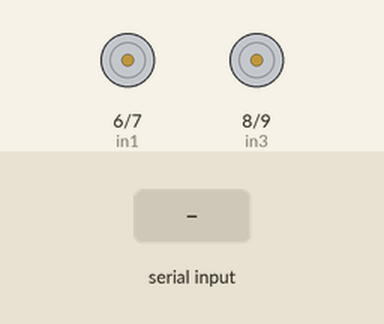
Recording of a sketch running on a simulated Arduino Uno, built with avr-gcc and run on an emulated ATmega328P. Shown: motor-driver pin pairs drawn as motors (green arrow = first pin HIGH = forward, orange = second pin HIGH = backward, longer = more drive, scaled by the enable pin). The inputs (shaded band) are chosen by the test bench.

Above: at 1.2 s.
1.3 s: "F" received over Serial
At 2.2 s:
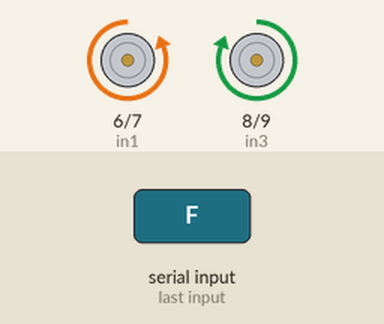
2.8 s: "B" received over Serial
At 3.3 s:
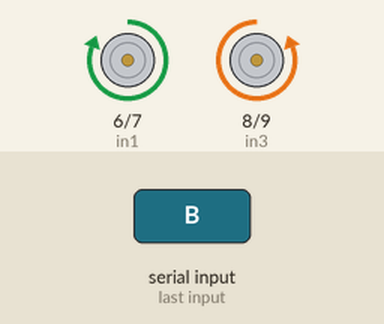
4.3 s: "L" received over Serial
At 5.5 s:
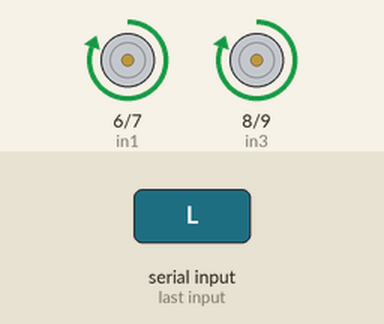
5.8 s: "R" received over Serial
At 6.8 s:
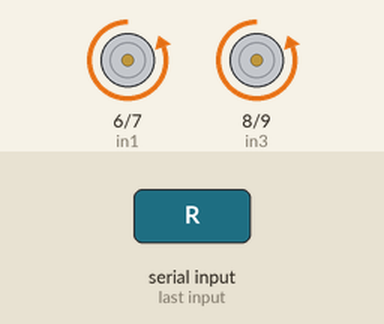
7.3 s: "G" received over Serial
At 7.9 s:
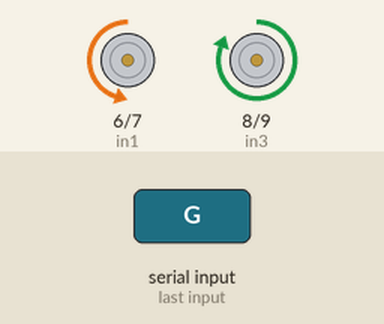
8.8 s: "I" received over Serial
At 9.1 s:
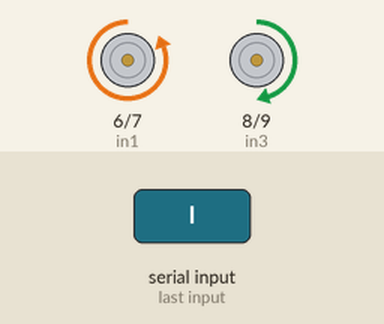
Timing chart, 0 to 11.3 s (numbered marks = the images above; inputs shaded):
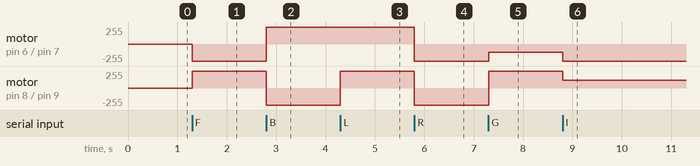

The sketch:

code.ino
```cpp
#include <Arduino.h>

// Function declarations
void forward();
void back();
void left();
void right();
void forwardleft();
void forwardright();
void backright();
void backleft();
void Stop();

// Pin definitions
#define in1 6
#define in2 7
#define in3 8
#define in4 9
#define enA 5   // Motor A speed
#define enB 10  // Motor B speed

int command;
int pwm_speedA = 255;
int pwm_speedB = 120;

void setup() {
  pinMode(in1, OUTPUT);
  pinMode(in2, OUTPUT);
  pinMode(in3, OUTPUT);
  pinMode(in4, OUTPUT);
  pinMode(enA, OUTPUT);
  pinMode(enB, OUTPUT);

  Serial.begin(9600);
  Stop();
}

void loop() {
  if (Serial.available() > 0) {
    command = Serial.read();

    switch (command) {
      case 'F': forward(); break;
      case 'B': back(); break;
      case 'L': left(); break;
      case 'R': right(); break;
      case 'G': forwardleft(); break;
      case 'I': forwardright(); break;
      case 'H': backleft(); break;
      case 'J': backright(); break;
      case 'S': Stop(); break;

      case '0': pwm_speedA = 100; break;
      case '1': pwm_speedA = 140; break;
      case '2': pwm_speedA = 153; break;
      case '3': pwm_speedA = 165; break;
      case '4': pwm_speedA = 178; break;
      case '5': pwm_speedA = 191; break;
      case '6': pwm_speedA = 204; break;
      case '7': pwm_speedA = 216; break;
      case '8': pwm_speedA = 229; break;
      case '9': pwm_speedA = 242; break;
      case 'q': pwm_speedA = 255; break;

      default: break;
    }
  }
}

void forward() {
  digitalWrite(in1, LOW);
  digitalWrite(in2, HIGH);
  digitalWrite(in3, HIGH);
  digitalWrite(in4, LOW);

  analogWrite(enA, pwm_speedA);
  analogWrite(enB, pwm_speedA);
}

void back() {
  digitalWrite(in1, HIGH);
  digitalWrite(in2, LOW);
  digitalWrite(in3, LOW);
  digitalWrite(in4, HIGH);

  analogWrite(enA, pwm_speedA);
  analogWrite(enB, pwm_speedA);
}

void left() {
  digitalWrite(in1, HIGH);
  digitalWrite(in2, LOW);
  digitalWrite(in3, HIGH);
  digitalWrite(in4, LOW);

  analogWrite(enA, pwm_speedA);
  analogWrite(enB, pwm_speedA);
}

void right() {
  digitalWrite(in1, LOW);
  digitalWrite(in2, HIGH);
  digitalWrite(in3, LOW);
  digitalWrite(in4, HIGH);

  analogWrite(enA, pwm_speedA);
  analogWrite(enB, pwm_speedA);
}

void forwardleft() {
  digitalWrite(in1, LOW);
  digitalWrite(in2, HIGH);
  digitalWrite(in3, HIGH);
  digitalWrite(in4, LOW);

  analogWrite(enA, pwm_speedB);
  analogWrite(enB, pwm_speedA);
}

void forwardright() {
  digitalWrite(in1, LOW);
  digitalWrite(in2, HIGH);
  digitalWrite(in3, HIGH);
  digitalWrite(in4, LOW);

  analogWrite(enA, pwm_speedA);
  analogWrite(enB, pwm_speedB);
}

void backright() {
  digitalWrite(in1, HIGH);
  digitalWrite(in2, LOW);
  digitalWrite(in3, LOW);
  digitalWrite(in4, HIGH);

  analogWrite(enA, pwm_speedA);
  analogWrite(enB, pwm_speedB);
}

void backleft() {
  digitalWrite(in1, HIGH);
  digitalWrite(in2, LOW);
  digitalWrite(in3, LOW);
  digitalWrite(in4, HIGH);

  analogWrite(enA, pwm_speedB);
  analogWrite(enB, pwm_speedA);
}

void Stop() {
  digitalWrite(in1, LOW);
  digitalWrite(in2, LOW);
  digitalWrite(in3, LOW);
  digitalWrite(in4, LOW);

  analogWrite(enA, 0);
  analogWrite(enB, 0);
}
```

Measured:
- after the input at 1.3 s, motor on pin 6 (in1) / pin 7 (in2): stopped → backward 255/255 at once; motor on pin 8 (in3) / pin 9 (in4): stopped → forward 255/255 at once
- after the input at 2.8 s, motor on pin 6 (in1) / pin 7 (in2): backward 255/255 → forward 255/255 at once; motor on pin 8 (in3) / pin 9 (in4): forward 255/255 → backward 255/255 at once
- after the input at 4.3 s, motor on pin 8 (in3) / pin 9 (in4): backward 255/255 → forward 255/255 at once
- after the input at 5.8 s, motor on pin 6 (in1) / pin 7 (in2), motor on pin 8 (in3) / pin 9 (in4): forward 255/255 → backward 255/255 at once
- after the input at 7.3 s, motor on pin 6 (in1) / pin 7 (in2): backward 255/255 → backward 120/255 at once; motor on pin 8 (in3) / pin 9 (in4): backward 255/255 → forward 255/255 at once
- after the input at 8.8 s, motor on pin 6 (in1) / pin 7 (in2): backward 120/255 → backward 255/255 at once; motor on pin 8 (in3) / pin 9 (in4): forward 255/255 → forward 120/255 at once
